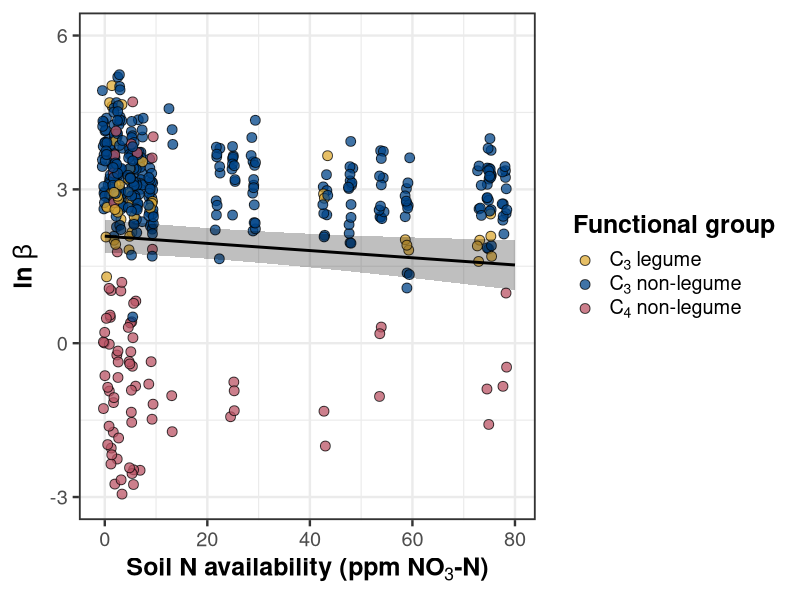
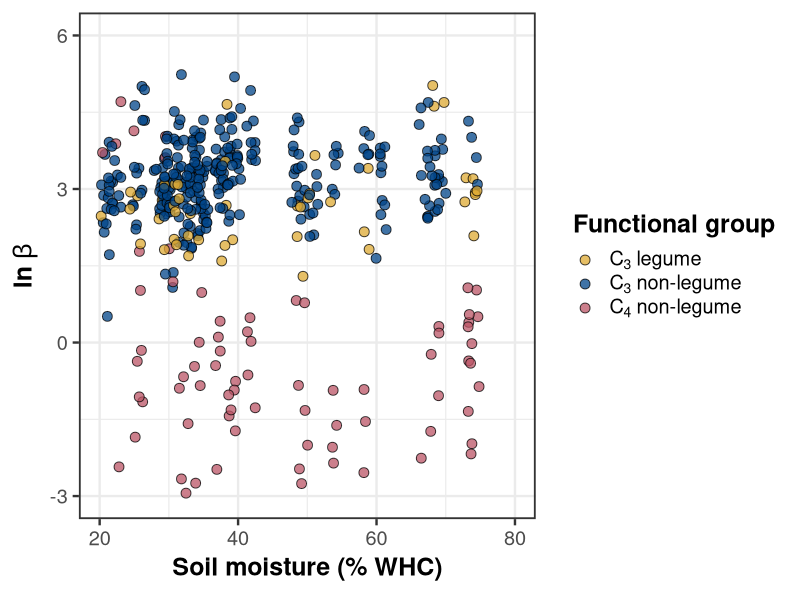
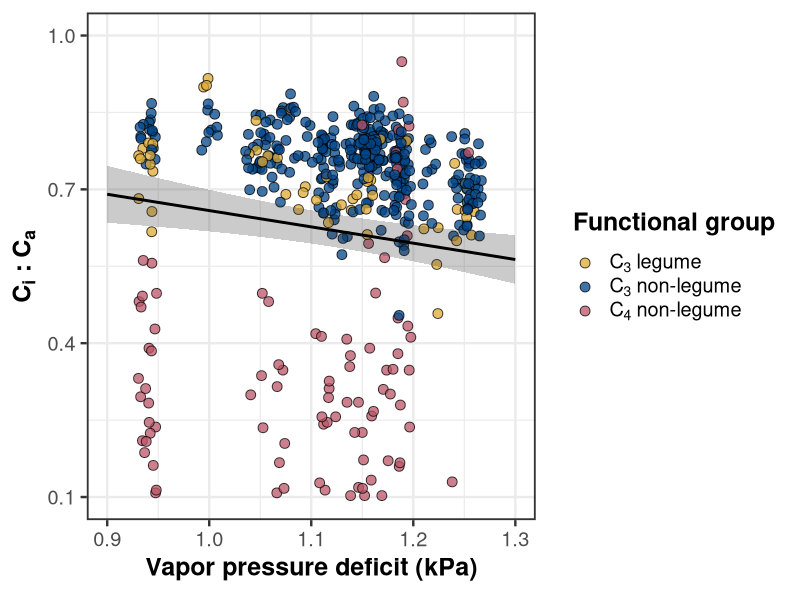
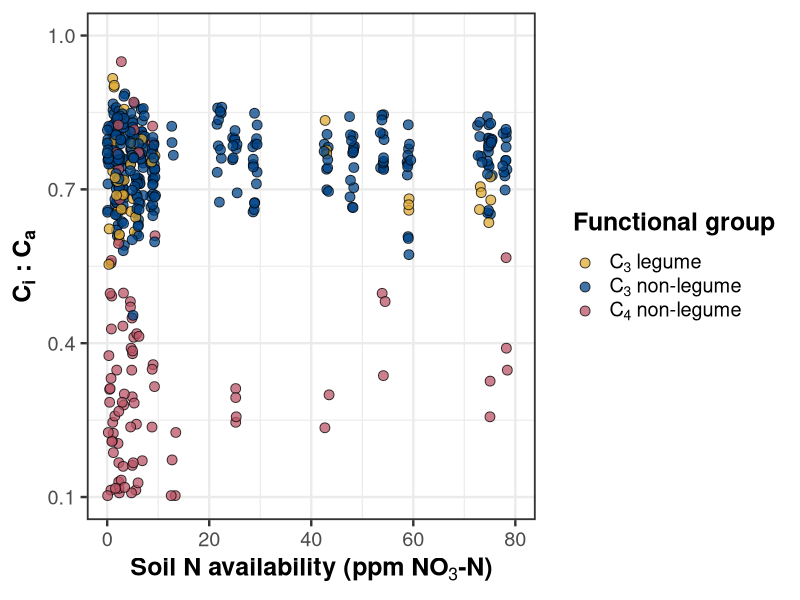
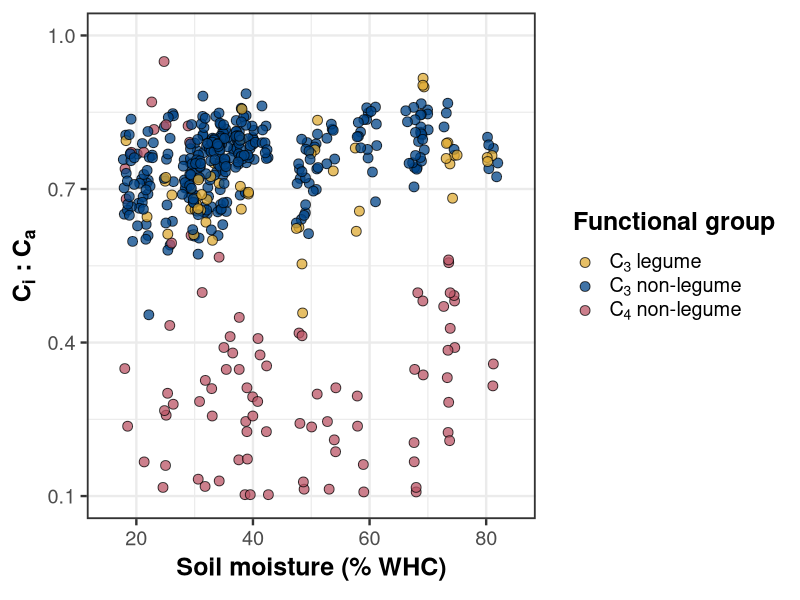
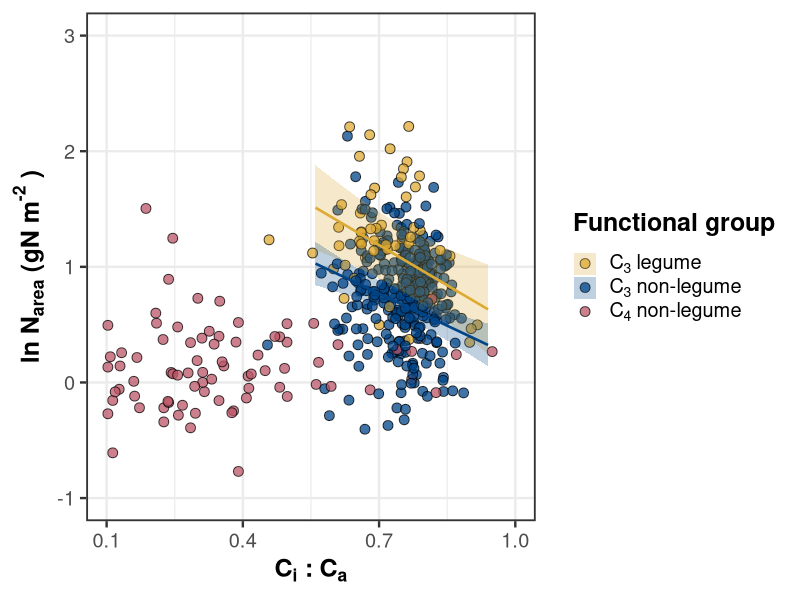
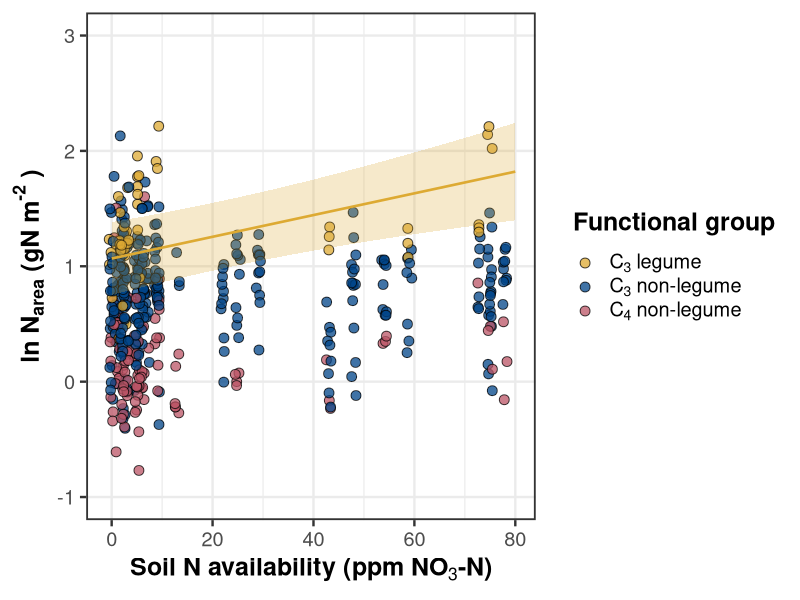
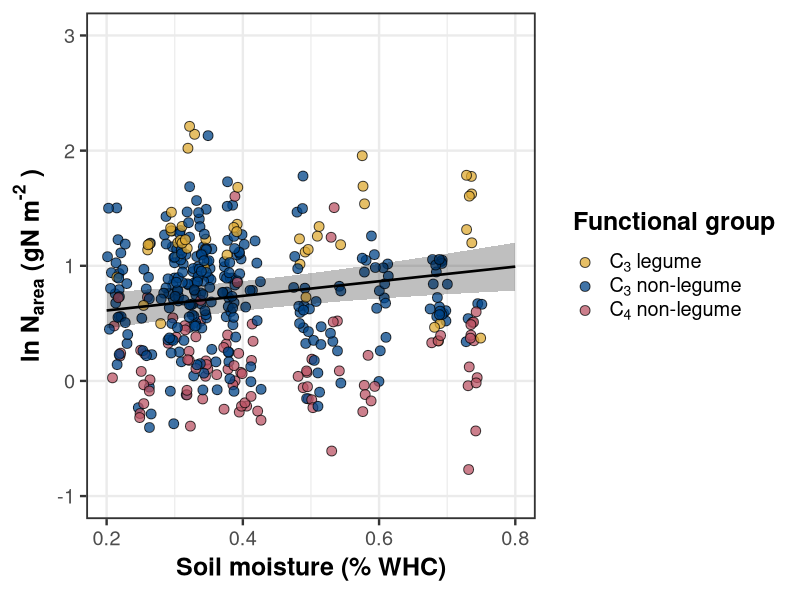

R code for these plots, in order:
##########################################################################
## Load libraries and import data
##########################################################################
# Libraries
library(lme4)
library(emmeans)
library(tidyverse)
library(ggpubr)

# Turn off digit rounding in emmean args
emm_options(opt.digits = FALSE)

# Load compiled datasheet
df <- read.csv("../data_sheets/TXeco_compiled_datasheet2.csv",
               na.strings = c("NA", "NaN")) %>%
  filter(site != "Bell_2020_05" & 
           site != "Russel_2020_01") %>%
  filter(pft != "c3_shrub") %>%
  mutate(pft = ifelse(pft == "c4_graminoid", 
                      "c4_nonlegume",
                      ifelse(pft == "c3_graminoid" | pft == "c3_forb",
                             "c3_nonlegume", 
                             ifelse(pft == "legume", 
                                    "c3_legume", 
                                    NA))),
         chi = ifelse(chi > 0.95 | chi < 0.10, NA, chi),
         marea = ifelse(marea > 1000, NA, marea))

## Add colorblind friendly palette
cbbPalette3 <- c("#DDAA33", "#004488", "#BB5566")

## Figure out sample sizes within each pft class
length(df$pft[df$pft == "c3_legume"])
length(df$pft[df$pft == "c3_nonlegume"])
length(df$pft[df$pft == "c4_nonlegume"])

## Convert VPD from hPa (PRISM units) to kPa (standard)
df$vpd4 <- df$vpd4 / 10

## Remove outliers from statistical models
df$narea[df$narea > 10] <- NA
df$n.leaf[493] <- NA
df$marea[df$marea > 1000] <- NA
df$marea[c(20, 21)] <- NA
df$narea[df$narea > 10] <- NA

## Add general models
beta <- lmer(log(beta) ~ wn90_perc * soil.no3n * pft + (1 | NCRS.code), data = df)
chi <- lmer(chi ~ (vpd4+ (wn90_perc * soil.no3n)) * pft + 
              (1 | NCRS.code), data = df)
narea <- lmer(log(narea) ~ (chi + (soil.no3n * wn90_perc)) * pft + (1 | NCRS.code),
              data = df)
nmass <- lmer(log(n.leaf) ~ (chi + (soil.no3n * wn90_perc)) * pft + (1 | NCRS.code),
              data = df)
marea <- lmer(log(marea) ~ (chi + (soil.no3n * wn90_perc)) * pft + (1 | NCRS.code),
              data = df)

##########################################################################
## Beta - soil N
##########################################################################
test(emtrends(beta, ~pft, "soil.no3n"))

beta.no3n.pft <- data.frame(emmeans(beta, ~1, "soil.no3n",
                                    at = list(soil.no3n = seq(0,80,1))))

## Plot
beta.no3n <- ggplot(data = subset(df, !is.na(pft)), 
                        aes(x = soil.no3n, y = log(beta))) +
   geom_jitter(aes(fill = pft),
               width = 0.5, size = 3, alpha = 0.75, shape = 21) +
  geom_ribbon(data = beta.no3n.pft, 
              aes(x = soil.no3n, y = emmean, ymin = lower.CL, 
                  ymax = upper.CL), fill = "black", alpha = 0.25) +
  geom_line(data = beta.no3n.pft, aes(x = soil.no3n, y = emmean), 
            size = 1, color = "black") +
  scale_fill_manual(values = c(cbbPalette3), 
                    labels = c(expression("C"[3]~"legume"),
                               expression("C"[3]~"non-legume"),
                               expression("C"[4]~"non-legume"))) +
  scale_linetype_manual(values = c("dashed", "solid")) +
  scale_x_continuous(limits = c(-1, 80), breaks = seq(0, 80, 20)) +
  scale_y_continuous(limits = c(-3, 6), breaks = seq(-3, 6, 3)) +
  labs(x = expression(bold("Soil N availability (ppm NO"[3]*"-N)")),
       y = expression(bold(ln~beta)),
       fill = "Functional group") +
  theme_bw(base_size = 18) +
  theme(legend.text.align = 0,
        panel.border = element_rect(size = 1.25),
        legend.title = element_text(face = "bold")) +
  guides(color = "none")
beta.no3n

##########################################################################
## Beta - soil moisture
##########################################################################
test(emtrends(beta, ~pft, "wn90_perc"))

beta.sm.pft <- data.frame(emmeans(beta, ~pft, "wn90_perc",
                                    at = list(wn90_perc = seq(0,1,0.01))))

beta.sm <- data.frame(emmeans(beta, ~1, "wn90_perc",
                                at = list(wn90_perc = seq(0,1,0.01)))) %>%
  dplyr::select(pft = X1, everything()) %>%
  full_join(beta.sm.pft) %>%
  mutate(linetype = ifelse(pft == "c4_nonlegume", "solid", "dashed"))

# Plot
beta.h2o <- ggplot(data = subset(df, !is.na(pft)), 
                       aes(x = wn90_perc, y = log(beta))) +
  geom_jitter(aes(fill = pft),
              width = 0.01, size = 3, alpha = 0.75, shape = 21) +
  # geom_ribbon(data = subset(beta.sm, pft != "overall"),
  #             aes(x = wn2_perc, y = emmean, ymin = lower.CL,
  #                 ymax = upper.CL, fill = pft),
  #             alpha = 0.3) +
  # geom_line(data = subset(beta.sm, pft != "overall"),
  #           aes(x = wn2_perc, y = emmean, linetype = linetype, color = pft),
  #           size = 1) +
  scale_fill_manual(values = c(cbbPalette3), 
                    labels = c(expression("C"[3]~"legume"),
                               expression("C"[3]~"non-legume"),
                               expression("C"[4]~"non-legume"))) +
  scale_color_manual(values = c(cbbPalette3), 
                     labels = c(expression("C"[3]~"legume"),
                                expression("C"[3]~"non-legume"),
                                expression("C"[4]~"non-legume"))) +
  scale_x_continuous(limits = c(0.2, 0.8), breaks = seq(0.2, 0.8, 0.2),
                     labels = c(20, 40, 60, 80)) +
  scale_y_continuous(limits = c(-3, 6), breaks = seq(-3, 6, 3)) +
  labs(x = expression(bold("Soil moisture (% WHC)")),
       y = expression(bold(ln~beta)),
       fill = "Functional group",
       color = "Functional group") +
  guides(linetype = "none") +
  theme_bw(base_size = 18) +
  theme(legend.text.align = 0,
        panel.border = element_rect(size = 1.25),
        legend.title = element_text(face = "bold"))
beta.h2o

##########################################################################
## Write beta plot
##########################################################################
# Write plot
png("../working_drafts/figs/TXeco_fig2_beta.png",
    width = 12, height = 4.5, units = 'in', res = 600)
ggarrange(beta.no3n, beta.h2o,
          nrow = 1, ncol = 2, common.legend = TRUE, legend = "right", 
          align = "hv", labels = c("(a)", "(b)"), font.label = list(size = 18))
dev.off()

##########################################################################
## Chi - VPD
##########################################################################
test(emtrends(chi, ~pft, "vpd4"))

chi.vpd.pft <- data.frame(emmeans(chi, ~1, "vpd4",
                                  at = list(vpd4 = seq(0.9,1.3,0.01))))

chi.vpd <- ggplot(data = df, aes(x = vpd4, y = chi)) +
  geom_jitter(aes(fill = pft),
              width = 0.01, size = 3, alpha = 0.75, shape = 21) +
  geom_ribbon(data = chi.vpd.pft, 
              aes(x = vpd4, y = emmean, ymin = lower.CL, 
                  ymax = upper.CL), alpha = 0.25) +
  geom_line(data = chi.vpd.pft, aes(x = vpd4, y = emmean), 
            size = 1, color = "black") +
  scale_fill_manual(values = c(cbbPalette3), 
                    labels = c(expression("C"[3]~"legume"),
                               expression("C"[3]~"non-legume"),
                               expression("C"[4]~"non-legume"))) +
  scale_x_continuous(limits = c(0.9, 1.3), breaks = seq(0.9, 1.3, 0.1)) +
  scale_y_continuous(limits = c(0.1, 1), breaks = seq(0.1, 1, 0.3)) +
  labs(x = expression(bold("Vapor pressure deficit (kPa)")),
       y = expression(bold("C"["i"]*" : C"["a"])),
       fill = expression(bold("Functional group"))) +
  guides(color = "none") +
  theme_bw(base_size = 18) +
  theme(legend.text.align = 0,
        panel.border = element_rect(size = 1.25))
chi.vpd

##########################################################################
## Chi - soil N
##########################################################################
test(emtrends(chi, ~pft, "soil.no3n"))

chi.no3n.pft <- data.frame(emmeans(chi, ~pft, "soil.no3n",
                                  at = list(soil.no3n = seq(0,80,1)))) %>%
  filter(pft == "c4_nonlegume")

chi.no3n <- ggplot(data = df, aes(x = soil.no3n, y = chi)) +
  geom_jitter(aes(fill = pft),
              width = 0.5, size = 3, alpha = 0.75, shape = 21) +
  scale_fill_manual(values = c(cbbPalette3), 
                    labels = c(expression("C"[3]~"legume"),
                               expression("C"[3]~"non-legume"),
                               expression("C"[4]~"non-legume"))) +
  scale_linetype_manual(values = c("dashed", "solid")) +
  scale_x_continuous(limits = c(0, 80), breaks = seq(0, 80, 20)) +
  scale_y_continuous(limits = c(0.1, 1), breaks = seq(0.1, 1, 0.3)) +
  labs(x = expression(bold("Soil N availability (ppm NO"[3]*"-N)")),
       y = expression(bold("C"["i"]*" : C"["a"])),
       fill = expression(bold("Functional group")),
       color = expression(bold("Functional group"))) +
  guides(linetype = "none") +
  theme_bw(base_size = 18) +
  theme(legend.text.align = 0,
        panel.border = element_rect(size = 1.25))
chi.no3n

##########################################################################
## Chi - Soil moisture
##########################################################################
test(emtrends(chi, ~pft, "wn90_perc"))

chi.sm.pft <- data.frame(emmeans(chi, ~pft, "wn90_perc",
                                   at = list(wn90_perc = seq(0.2, 0.8, 0.01))))  %>%
  filter(pft == "c4_nonlegume")

chi.sm <- ggplot(data = df, aes(x = wn90_perc, y = chi)) +
  geom_jitter(aes(fill = pft),
              width = 0.01, size = 3, alpha = 0.75, shape = 21) +
  scale_fill_manual(values = c(cbbPalette3), 
                    labels = c(expression("C"[3]~"legume"),
                               expression("C"[3]~"non-legume"),
                               expression("C"[4]~"non-legume"))) +
  scale_x_continuous(limits = c(0.15, 0.85), breaks = seq(0.2, 0.8, 0.2),
                     labels = c(20, 40, 60, 80)) +
  scale_y_continuous(limits = c(0.1, 1), breaks = seq(0.1, 1, 0.3)) +
  scale_linetype_manual(values = c("dashed", "solid")) +
  labs(x = expression(bold("Soil moisture (% WHC)")),
       y = expression(bold("C"["i"]*" : C"["a"])),
       fill = expression(bold("Functional group")),
       color = expression(bold("Functional group"))) +
  guides(linetype = "none") +
  theme_bw(base_size = 18) +
  theme(legend.text.align = 0,
        panel.border = element_rect(size = 1.25))
chi.sm

##########################################################################
## Write chi plot
##########################################################################
png("../working_drafts/figs/TXeco_fig3_chi.png",
    width = 12.2, height = 9.2, units = 'in', res = 600)
ggarrange(chi.vpd, chi.sm, chi.no3n,
          nrow = 2, ncol = 2, common.legend = TRUE, legend = "right", 
          align = "hv", labels = c("(a)", "(b)", "(c)"), 
          font.label = list(size = 18))
dev.off()

##########################################################################
## Narea - chi
##########################################################################
test(emtrends(narea, ~pft, "chi"))
car::Anova(narea)

narea.chi.pft <- data.frame(emmeans(narea, ~pft, "chi",
                                     at = list(chi = seq(0.1, 1, 0.01)))) %>%
  filter(pft != "c4_nonlegume")
narea.chi.legume <- subset(narea.chi.pft, pft == "c3_legume" & chi > 0.55 & chi < 0.95)
narea.chi.c3non <- subset(narea.chi.pft, pft == "c3_nonlegume" & chi > 0.55 & chi < 0.95)
narea.chi.pft.cleaned <- narea.chi.legume %>%
  full_join(narea.chi.c3non) 

narea.chi.ind <- data.frame(emmeans(narea, ~1, "chi",
                                    at = list(chi = seq(0.1, 1, 0.1))))

narea.chi <- ggplot(data = subset(df, !is.na(pft)), 
                         aes(x = chi, y = log(narea))) +
  geom_point(aes(fill = pft),
             size = 3, alpha = 0.75, shape = 21) +
  geom_ribbon(data = narea.chi.pft.cleaned, 
              aes(x = chi, y = emmean, ymin = lower.CL, ymax = upper.CL,
                  fill = pft), 
              alpha = 0.25) +
  geom_line(data = narea.chi.pft.cleaned,
            aes(x = chi, y = emmean, 
                color = pft),
            size = 0.9) +
  scale_fill_manual(values = c(cbbPalette3), 
                    labels = c(expression("C"[3]~"legume"),
                               expression("C"[3]~"non-legume"),
                               expression("C"[4]~"non-legume"))) +
  scale_color_manual(values = c(cbbPalette3), 
                     labels = c(expression("C"[3]~"legume"),
                                expression("C"[3]~"non-legume"))) +
  scale_x_continuous(limits = c(0.1, 1), breaks = seq(0.1, 1, 0.3)) +
  scale_y_continuous(limits = c(-1, 3), breaks = seq(-1, 3, 1)) +
  labs(x = expression(bold("C"["i"]*" : C"["a"])),
       y = expression(bold(ln*" N"["area"]*" (gN m"^"-2"~")")),
       fill = expression(bold("Functional group")),
       color = expression(bold("Functional group"))) +
  theme_bw(base_size = 18) +
  theme(legend.text.align = 0,
        panel.border = element_rect(size = 1.25),
        panel.grid.minor.y = element_blank()) +
  guides(color = "none")
narea.chi

##########################################################################
## Narea - soil N
##########################################################################
test(emtrends(narea, ~pft, "soil.no3n"))
car::Anova(narea)

narea.no3n.pft <- data.frame(emmeans(narea, ~pft, "soil.no3n",
                                    at = list(soil.no3n = seq(0, 80, 1)))) %>%
  filter(pft == "c3_legume")

narea.no3n.ind <- data.frame(emmeans(narea, ~1, "soil.no3n",
                                     at = list(soil.no3n = seq(0, 80, 1))))

  

narea.no3n <- ggplot(data = subset(df, !is.na(pft)), 
                        aes(x = soil.no3n, y = log(narea))) +
  geom_jitter(aes (fill = pft), width = 0.5, size = 3, alpha = 0.75, shape = 21) +
  geom_ribbon(data = narea.no3n.pft, 
              aes(x = soil.no3n, y = emmean, ymin = lower.CL, ymax = upper.CL), 
              alpha = 0.25, fill = "#DDAA33") +
  geom_line(data = narea.no3n.pft,
            aes(x = soil.no3n, y = emmean),
            size = 0.9, color = "#DDAA33") +
  scale_fill_manual(values = c(cbbPalette3), 
                    labels = c(expression("C"[3]~"legume"),
                               expression("C"[3]~"non-legume"),
                               expression("C"[4]~"non-legume"))) +
  scale_x_continuous(limits = c(-1, 80), breaks = seq(0, 80, 20)) +
  scale_y_continuous(limits = c(-1, 3), breaks = seq(-1, 3, 1)) +
  labs(x = expression(bold("Soil N availability (ppm NO"[3]*"-N)")),
       y = expression(bold(ln*" N"["area"]*" (gN m"^"-2"~")")),
       fill = expression(bold("Functional group"))) +
  theme_bw(base_size = 18) +
  theme(legend.text.align = 0,
        panel.border = element_rect(size = 1.25),
        panel.grid.minor.y = element_blank())
narea.no3n

##########################################################################
## Narea - soil moisture
##########################################################################
test(emtrends(narea, ~pft, "wn90_perc"))
car::Anova(narea)

narea.sm.pft <- data.frame(emmeans(narea, ~1, "wn90_perc",
                                     at = list(wn90_perc = seq(0.2, 0.8, 0.01))))

narea.sm <- ggplot(data = subset(df, !is.na(pft)), 
                   aes(x = wn90_perc, y = log(narea))) +
  geom_jitter(aes(fill = pft),
              width = 0.01, size = 3, alpha = 0.75, shape = 21) +
  geom_ribbon(data = narea.sm.pft, 
              aes(x = wn90_perc, y = emmean, ymin = lower.CL, ymax = upper.CL), 
              alpha = 0.25, fill = "black") +
  geom_line(data = narea.sm.pft,
            aes(x = wn90_perc, y = emmean),
            size = 0.9, color = "black") +
  scale_fill_manual(values = c(cbbPalette3), 
                    labels = c(expression("C"[3]~"legume"),
                               expression("C"[3]~"non-legume"),
                               expression("C"[4]~"non-legume"))) +
  scale_x_continuous(limits = c(0.2, 0.8), breaks = seq(0.2, 0.8, 0.2)) +
  scale_y_continuous(limits = c(-1, 3), breaks = seq(-1, 3, 1)) +
  labs(x = expression(bold("Soil moisture (% WHC)")),
       y = expression(bold(ln*" N"["area"]*" (gN m"^"-2"~")")),
       fill = expression(bold("Functional group"))) +
  theme_bw(base_size = 18) +
  theme(legend.text.align = 0,
        panel.border = element_rect(size = 1.25),
        panel.grid.minor.y = element_blank())
narea.sm

##########################################################################
## Nmass - chi
##########################################################################
test(emtrends(nmass, ~pft, "chi"))

nmass.chi.pft <- data.frame(emmeans(nmass, ~pft, "chi",
                                    at = list(chi = seq(0.2, 1, 0.01)))) %>%
  mutate(linetype = ifelse(pft == "c3_nonlegume","solid", "dashed"))

nmass.chi <- ggplot(data = subset(df, !is.na(pft)), 
                         aes(x = chi, y = log(n.leaf))) +
  geom_point(aes(fill = pft),
             size = 3, alpha = 0.75, shape = 21) +
  scale_fill_manual(values = c(cbbPalette3), 
                    labels = c(expression("C"[3]~"legume"),
                               expression("C"[3]~"non-legume"),
                               expression("C"[4]~"non-legume"))) +
  scale_x_continuous(limits = c(0.2, 1), breaks = seq(0.2, 1, 0.2)) +
  scale_y_continuous(limits = c(-1, 2), breaks = seq(-1, 2, 1)) +
  labs(x = expression(bold("C"["i"]*" : C"["a"])),
       y = expression(bold(ln*" N"["mass"]*" (gN g"^"-1"~")")),
       fill = expression(bold("Functional group")),
       color = expression(bold("Functional group"))) +
  theme_bw(base_size = 18) +
  theme(legend.text.align = 0,
        panel.border = element_rect(size = 1.25),
        panel.grid.minor.y = element_blank()) +
guides(linetype = "none")
nmass.chi

##########################################################################
## Nmass - soil N
##########################################################################
nmass.no3n.ind <- data.frame(emmeans(nmass, ~1, "soil.no3n",
                                 at = list(soil.no3n = seq(0, 80, 1)))) %>%
  dplyr::select(pft = X1, everything())

nmass.no3n <- ggplot(data = subset(df, !is.na(pft)), 
                         aes(x = soil.no3n, y = log(n.leaf))) +
  geom_jitter(aes(fill = pft),
              width = 0.5, size = 3, alpha = 0.7, shape = 21) +
  geom_ribbon(data = nmass.no3n.ind,
              aes(x = soil.no3n, y = emmean, 
                  ymin = lower.CL, ymax = upper.CL), 
              alpha = 0.25) +
  geom_line(data = nmass.no3n.ind,
            aes(x = soil.no3n, y = emmean),
            size = 0.9, color = "black") +
  scale_fill_manual(values = c(cbbPalette3), 
                    labels = c(expression("C"[3]~"legume"),
                               expression("C"[3]~"non-legume"),
                               expression("C"[4]~"non-legume"))) +
  scale_color_manual(values = c(cbbPalette3), 
                     labels = c(expression("C"[3]~"legume"),
                                expression("C"[3]~"non-legume"),
                                expression("C"[4]~"non-legume"))) +
  scale_x_continuous(limits = c(-1, 80), breaks = seq(0, 80, 20)) +
  scale_y_continuous(limits = c(-1, 2), breaks = seq(-1, 2, 1)) +
  labs(x = expression(bold("Soil N availability (ppm NO"[3]*"-N)")),
       y = expression(bold(ln*" N"["mass"]*" (gN g"^"-1"~")")),
       fill = expression(bold("Functional group"))) +
  theme_bw(base_size = 18) +
  theme(legend.text.align = 0,
        panel.border = element_rect(size = 1.25),
        panel.grid.minor.y = element_blank())
nmass.no3n

##########################################################################
## Nmass - soil moisture
##########################################################################
nmass.sm.ind <- data.frame(emmeans(nmass, ~1, "wn90_perc",
                                     at = list(wn90_perc = seq(0.2, 0.8, 0.01)))) %>%
  dplyr::select(pft = X1, everything())

nmass.sm <- ggplot(data = subset(df, !is.na(pft)), 
                     aes(x = wn90_perc, y = log(n.leaf))) +
  geom_jitter(aes(fill = pft),
              width = 0.01, size = 3, alpha = 0.7, shape = 21) +
  geom_ribbon(data = nmass.sm.ind,
              aes(x = wn90_perc, y = emmean, 
                  ymin = lower.CL, ymax = upper.CL), 
              alpha = 0.25) +
  geom_line(data = nmass.sm.ind,
            aes(x = wn90_perc, y = emmean),
            size = 0.9, color = "black") +
  scale_fill_manual(values = c(cbbPalette3), 
                    labels = c(expression("C"[3]~"legume"),
                               expression("C"[3]~"non-legume"),
                               expression("C"[4]~"non-legume"))) +
  scale_color_manual(values = c(cbbPalette3), 
                     labels = c(expression("C"[3]~"legume"),
                                expression("C"[3]~"non-legume"),
                                expression("C"[4]~"non-legume"))) +
  scale_x_continuous(limits = c(0.2, 0.8), breaks = seq(0.2, 0.8, 0.2)) +
  scale_y_continuous(limits = c(-1, 2), breaks = seq(-1, 2, 1)) +
  labs(x = expression(bold("Soil moisture (% WHC)")),
       y = expression(bold(ln*" N"["mass"]*" (gN g"^"-1"~")")),
       fill = expression(bold("Functional group"))) +
  theme_bw(base_size = 18) +
  theme(legend.text.align = 0,
        panel.border = element_rect(size = 1.25),
        panel.grid.minor.y = element_blank())
nmass.sm

##########################################################################
## Marea - chi
##########################################################################
test(emtrends(marea, ~pft, "chi"))

marea.chi.pft <- data.frame(emmeans(marea, ~pft, "chi",
                                    at = list(chi = seq(0.1, 1, 0.01)))) %>%
  filter(pft != "c4_nonlegume")
marea.chi.legume <- subset(marea.chi.pft, pft == "c3_legume" & chi > 0.55 & chi < 0.95)
marea.chi.c3non <- subset(marea.chi.pft, pft == "c3_nonlegume" & chi > 0.55 & chi < 0.95)
marea.chi.pft.cleaned <- marea.chi.legume %>%
  full_join(marea.chi.c3non)

marea.chi.ind <- data.frame(emmeans(marea, ~1, "chi",
                                    at = list(chi = seq(0.1, 1, 0.01))))


marea.chi <- ggplot(data = subset(df, !is.na(pft)), 
                         aes(x = chi, y = log(marea))) +
  geom_point(aes(fill = pft),
             size = 3, alpha = 0.75, shape = 21) +
  geom_ribbon(data = marea.chi.pft.cleaned,
              aes(x = chi, y = emmean, 
                  ymin = lower.CL, ymax = upper.CL, fill = pft), 
              alpha = 0.25) +
  geom_line(data = marea.chi.pft.cleaned,
            aes(x = chi, y = emmean, color = pft),
            size = 0.9) +
  scale_fill_manual(values = c(cbbPalette3), 
                    labels = c(expression("C"[3]~"legume"),
                               expression("C"[3]~"non-legume"),
                               expression("C"[4]~"non-legume"))) +
  scale_color_manual(values = c(cbbPalette3), 
                     labels = c(expression("C"[3]~"legume"),
                                expression("C"[3]~"non-legume"))) +
  scale_linetype_manual(values = c("dashed", "solid")) +
  scale_x_continuous(limits = c(0.1, 1), breaks = seq(0.1, 1, 0.3)) +
  scale_y_continuous(limits = c(3, 7), breaks = seq(3, 7, 1)) +
  labs(x = expression(bold("C"["i"]*" : C"["a"])),
       y = expression(bold(ln*" M"["area"]*" (g m"^"-2"~")")),
       fill = expression(bold("Functional group"))) +
  theme_bw(base_size = 18) +
  theme(legend.text.align = 0,
        panel.border = element_rect(size = 1.25),
        panel.grid.minor.y = element_blank()) +
  guides(color = "none")
marea.chi

##########################################################################
## Marea - soil N
##########################################################################
test(emtrends(marea, ~pft, "soil.no3n"))
car::Anova(marea)

marea.no3n.pft <- data.frame(emmeans(marea, ~pft, "soil.no3n",
                                 at = list(soil.no3n = seq(0, 80, 1))))
marea.no3n.ind <- data.frame(emmeans(marea, ~1, "soil.no3n",
                                     at = list(soil.no3n = seq(0, 80, 1))))

marea.no3n <- ggplot(data = subset(df, !is.na(pft)), 
                     aes(x = soil.no3n, y = log(marea))) +
  geom_jitter(aes(fill = pft),
              width = 0.5, size = 3, alpha = 0.7, shape = 21) +
  geom_ribbon(data = marea.no3n.pft,
              aes(x = soil.no3n, y = emmean, 
                  ymin = lower.CL, ymax = upper.CL, fill = pft), 
              alpha = 0.25) +
  geom_line(data = marea.no3n.pft,
            aes(x = soil.no3n, y = emmean, 
                color = pft),
            size = 0.9) +
  scale_fill_manual(values = c(cbbPalette3), 
                    labels = c(expression("C"[3]~"legume"),
                               expression("C"[3]~"non-legume"),
                               expression("C"[4]~"non-legume"))) +
  scale_color_manual(values = c(cbbPalette3), 
                     labels = c(expression("C"[3]~"legume"),
                                expression("C"[3]~"non-legume"),
                                expression("C"[4]~"non-legume"))) +
  scale_linetype_manual(values = c("dashed", "solid")) +
  scale_x_continuous(limits = c(-1, 80), breaks = seq(0, 80, 20)) +
  scale_y_continuous(limits = c(3, 7), breaks = seq(3, 7, 1)) +
  labs(x = expression(bold("Soil N availability (ppm NO"[3]*"-N)")),
       y = expression(bold(ln*" M"["area"]*" (g m"^"-2"~")")),
       fill = expression(bold("Functional group")),
       color = expression(bold("Functional group"))) +
  theme_bw(base_size = 18) +
  theme(legend.text.align = 0,
        panel.border = element_rect(size = 1.25),
        panel.grid.minor.y = element_blank()) +
  guides(linetype = "none")
marea.no3n

##########################################################################
## Marea - soil moisture
##########################################################################
test(emtrends(marea, ~pft, "wn90_perc"))
car::Anova(marea)

marea.sm.ind <- data.frame(emmeans(marea, ~1, "wn90_perc",
                                     at = list(wn90_perc = seq(0, 1, 0.01))))

marea.sm <- ggplot(data = subset(df, !is.na(pft)), 
                     aes(x = wn90_perc, y = log(marea))) +
  geom_jitter(aes(fill = pft),
              width = 0.01, size = 3, alpha = 0.7, shape = 21) +
  scale_fill_manual(values = c(cbbPalette3), 
                    labels = c(expression("C"[3]~"legume"),
                               expression("C"[3]~"non-legume"),
                               expression("C"[4]~"non-legume"))) +
  scale_x_continuous(limits = c(0.2, 0.8), breaks = seq(0.2, 0.8, 0.2)) +
  scale_y_continuous(limits = c(3, 7), breaks = seq(3, 7, 1)) +
  labs(x = expression(bold("Soil moisture (% WHC)")),
       y = expression(bold(ln*" M"["area"]*" (g m"^"-2"~")")),
       fill = expression(bold("Functional group")),
       color = expression(bold("Functional group"))) +
  theme_bw(base_size = 18) +
  theme(legend.text.align = 0,
        panel.border = element_rect(size = 1.25),
        panel.grid.minor.y = element_blank()) +
  guides(linetype = "none")

marea.sm

##########################################################################
## Create Narea plots
##########################################################################
png("../working_drafts/figs/TXeco_fig4_narea.png",
    height = 12, width = 16, units = 'in', res = 600)
ggarrange(narea.chi, nmass.chi, marea.chi,
          narea.no3n, nmass.no3n, marea.no3n,
          narea.sm, nmass.sm, marea.sm,
          ncol = 3, nrow = 3, common.legend = TRUE, legend = "right", 
          align = "hv", labels = c("(a)", "(b)", "(c)", "(d)", "(e)",
                                   "(f)", "(g)", "(h)", "(i)"), 
          font.label = list(size = 18))
dev.off()


beta.var <- ggplot(data = df, aes(x = log(beta))) +
  geom_density(aes(fill = photo), alpha = 0.75) +
  scale_fill_manual(values = c("#004488", "#BB5566"),
                    labels = c(expression("C"[3]),
                               expression("C"[4]))) +
  scale_x_continuous(limits = c(-6, 6), breaks = seq(-6, 6, 3)) +
  scale_y_continuous(limits = c(0, 0.6), breaks = seq(0, 0.6, 0.2)) +
  labs(x = expression(bold(ln~beta)),
       y = "Density",
       fill = "Photo. pathway") +
  theme_bw(base_size = 18)

png("../working_drafts/figs/TXeco_figS2_betaVar.png",
    height = 4.5, width = 8, units = 'in', res = 600)
beta.var
dev.off()
